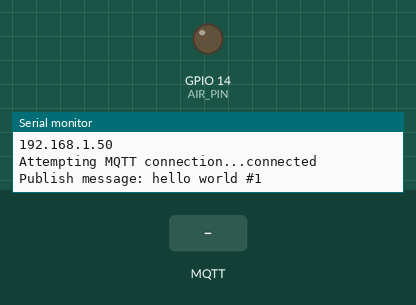
Recording of a sketch running on a simulated ESP8266 (NodeMCU). Shown: output pins drawn as LEDs (lit = HIGH), the last lines printed to the serial monitor. The test bench sets the inputs (shaded band). WiFi joins after 1.5 s; servers stay silent unless stated; random numbers use the default seed unless the sketch sets one; no MQTT or app messages arrive unless stated.

Above: at 2.7 s.
2.8 s: MQTT message "2" arrives on the first subscribed topic
At 3.7 s:
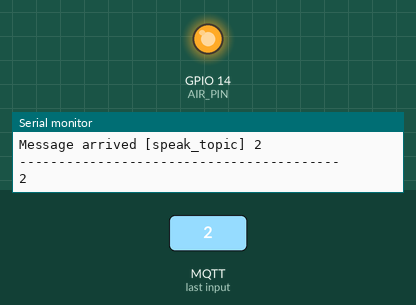
4.3 s: MQTT message "1" arrives on the first subscribed topic
At 4.9 s:
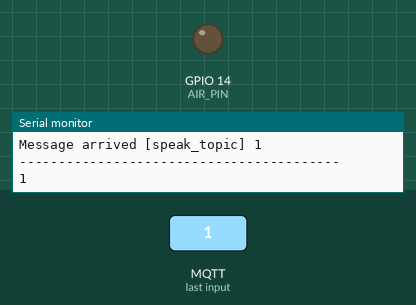
Timing chart, 0 to 7.3 s (numbered marks = the images above; inputs shaded):
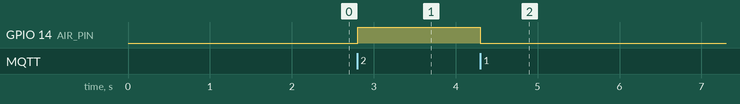

The sketch:

Ch12-1_aircleaner.ino
```cpp
#include <ESP8266WiFi.h>
#include <PubSubClient.h>

#define AIR_PIN 14

const char* ssid = "                       ";
const char* password = "                         ";
const char* mqtt_server = "13.209.250.27";
const char* topic = "speak_topic";

WiFiClient espClient;
PubSubClient client(espClient);

long lastMsg = 0;
char msg[50];
int value = 0;

void setup_wifi() {
  delay(10);
  Serial.println();
  Serial.print("Connecting to ");
  Serial.println(ssid);

  WiFi.begin(ssid, password);

  while (WiFi.status() != WL_CONNECTED) {
    delay(500);
    Serial.print(".");
  }

  randomSeed(micros());

  Serial.println("");
  Serial.println("WiFi connected");
  Serial.println("IP address: ");
  Serial.println(WiFi.localIP());
}

void callback(char* topic, byte* payload, unsigned int length) {
  String final_string;

  Serial.print("Message arrived [");
  Serial.print(topic);
  Serial.print("] ");
  for (int i = 0; i < length; i++) {
    Serial.print((char)payload[i]);
    final_string += (char)payload[i];
  }

  Serial.println();
  Serial.println("-----------------------------------------");
  Serial.println(final_string);
  // Switch on the LED if an 1 was received as first character
  // fix it - magiceco//
  if (final_string == "1") {
    //digitalWrite(BUILTIN_LED, LOW);   // Turn the LED on (Note that LOW is the voltage level
    digitalWrite(AIR_PIN, LOW);
    // but actually the LED is on; this is because
    // it is acive low on the ESP-01)
  }
  else if(final_string == "2") {
    //digitalWrite(BUILTIN_LED, HIGH);// Turn the LED off by making the voltage HIGH
    digitalWrite(AIR_PIN, HIGH);
  }

}

void reconnect() {
  // Loop until we're reconnected
  while (!client.connected()) {
    Serial.print("Attempting MQTT connection...");
    // Create a random client ID
    String clientId = "ESP8266Client-";
    clientId += String(random(0xffff), HEX);
    // Attempt to connect
    if (client.connect(clientId.c_str())) {
      Serial.println("connected");
      // Once connected, publish an announcement...
      client.publish("outTopic", "hello world");
      // ... and resubscribe
      client.subscribe(topic);
    } else {
      Serial.print("failed, rc=");
      Serial.print(client.state());
      Serial.println(" try again in 5 seconds");
      // Wait 5 seconds before retrying
      delay(5000);
    }
  }
}

void setup() {
  Serial.begin(115200);
  pinMode(AIR_PIN, OUTPUT);
  digitalWrite(AIR_PIN, LOW);
  setup_wifi();
  client.setServer(mqtt_server, 1883);
  client.setCallback(callback);
}

void loop() {
  if (!client.connected()) {
    reconnect();
  }
  client.loop();
  long now = millis();
  if (now - lastMsg > 2000) {
    lastMsg = now;
    ++value;
    snprintf (msg, 75, "hello world #%ld", value);
    Serial.print("Publish message: ");
    Serial.println(msg);
    client.publish("outTopic", msg);
  }
}
```

Measured:
- after the input at 2.8 s, GPIO 14 (AIR_PIN): LOW → HIGH at once
- after the input at 4.3 s, GPIO 14 (AIR_PIN): HIGH → LOW at once
